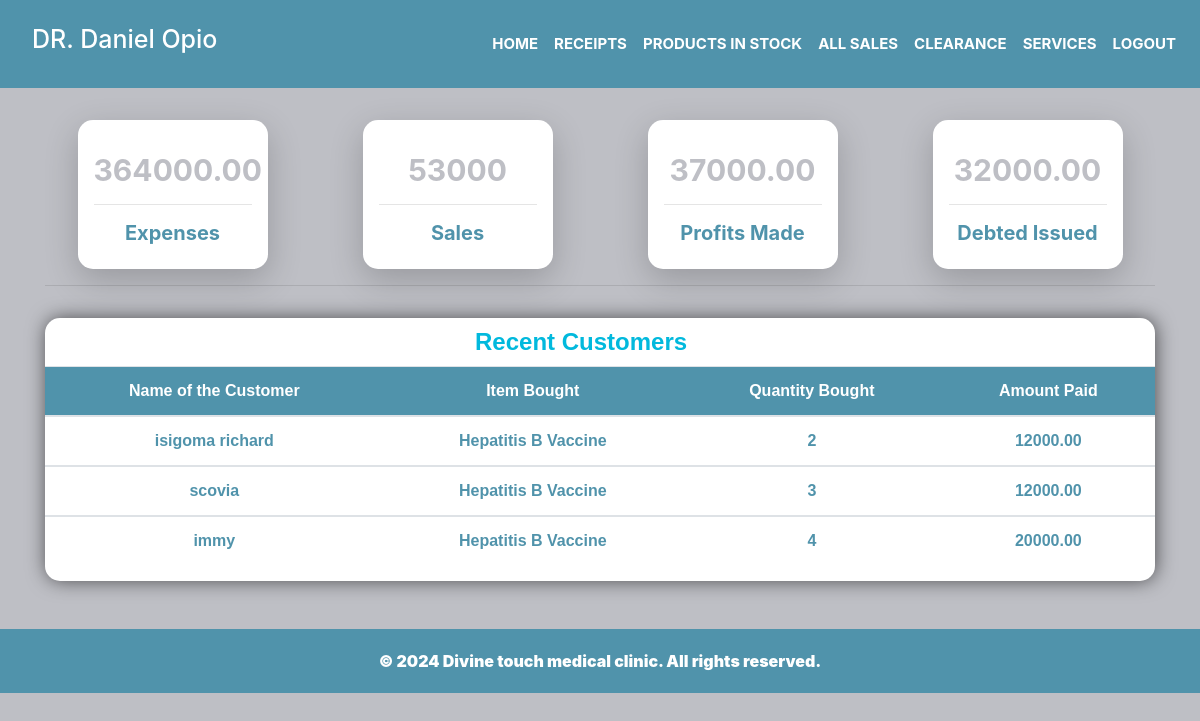
The app's page /home/ (signed in) with its own data.
### pharmacyapp/models.py (models this page shows, shortened)
class Salerecord(models.Model):
    name_of_the_item = models.ForeignKey(Divine, on_delete=models.CASCADE ,blank=True)
    payee = models.CharField(max_length=100 , null=True,blank=True)
    quantity_sold = models.IntegerField(default=0, null=True, blank=True)
    Selling_price= models.DecimalField(max_digits=10, decimal_places=2, default=0, null=True, blank=True)
    amount_received = models.DecimalField(max_digits=10, decimal_places=2, default=0, null=True, blank=True)
    date_of_sale = models.DateField(default=timezone.now,null=True,blank=True)
    unit_price = models.DecimalField(max_digits=10, decimal_places=2, default=0, null=True, blank=True)
    amount_due = models.DecimalField(max_digits=10, decimal_places=2, default=0, null=True, blank=True)
    def total_price(self):
        total_price = self.quantity_sold * self.Selling_price
        return total_price
    def change(self):
        change = self.total_price() - self.amount_received
        return change
    def profit(self):
        profit = self.total_price()-self.quantity_sold*self.unit_price
        return profit
    @classmethod
    def total_profits(cls):
        total_profits = 0
        for divine_instance in cls.objects.all():
            total_profits += divine_instance.profit()
        return total_profits
    @classmethod
    def total_debt(cls):
        total_debt = 0
        for salerecord_instance in cls.objects.all():
            total_debt += salerecord_instance.change()
        return total_debt

class Divine(models.Model):
    Category_item = models.ForeignKey(Category, on_delete=models.CASCADE)
    item_name = models.CharField(max_length=200, null=True, blank=True)
    quantity = models.IntegerField(default=0)
    unit_price = models.DecimalField(max_digits=10, decimal_places=2, default=0, null=True, blank=True)
    received_quantity = models.IntegerField(default=0, null=True, blank=True)
    issued_quantity = models.IntegerField(default=0, null=True, blank=True)
    date_of_stock = models.DateField(default=timezone.now, null=True, blank=True)
    def __str__(self):
        return self.item_name
    def expenses(self):
        return self.quantity * self.unit_price
    @classmethod
    def total_expenses(cls):
        total_expenses = 0
        for divine_instance in cls.objects.all():
            total_expenses += divine_instance.expenses()
        return total_expenses

### pharmacyapp/views.py (the view)
# urls.py: 2. Add a URL to urlpatterns:  path('', views.home, name='home')
@login_required
def home(request):
    recent_customers=Salerecord.objects.all()[:3]
    count_amountpaid = Salerecord.objects.aggregate(Sum('amount_received'))
    total_amountpaid=count_amountpaid.get('amount_received__sum',0)
    total_expenses = Divine.total_expenses()
    total_debt=Salerecord.total_debt()
    total_profits=Salerecord.total_profits()
    context={'recent_customers':recent_customers,'total_amountpaid':total_amountpaid,'total_expenses':total_expenses,'total_debt':total_debt,'total_profits':total_profits}
    return render(request,'pharmacyapp/home.html',context)

### pharmacyapp/templates/pharmacyapp/home.html (shortened to what this page needs)
{% extends 'pharmacyapp/base.html' %}
{% load static %}
{% block content %}
</head>
<body>
     <div class="container content">
        <div class="row">
        <div class="babies col-md-2 d-md-block ">
            <h2 class="text-center baby" > {{total_expenses}}</h2> <hr>
            <h5 class= "text-center" style="color:  #5093ab;" >
              <strong> Expenses</strong>
            </h5>
        </div>
        <div class="babies col-md-2 d-md-block ">
            <h2 class="text-center baby">{{total_amountpaid}}</h2> <hr>
            <h5 class= "text-center" style="color:  #5093ab;">
              <strong>Sales  </strong>
            </h5>
        </div>
        <div class="babies col-md-2 d-md-block ">
          <h2 class="text-center baby">{{ total_profits}}</h2> <hr>
          <h5 class= "text-center" style="color:  #5093ab;">
            <strong> Profits Made</strong>
          </h5>
      </div>
          <div class="babies col-md-2 d-md-block ">
            <h2 class="text-center baby">{{ total_debt}}</h2> <hr>
            <h5 class= "text-center" style="color:  #5093ab;">
              <strong>Debted Issued </strong>
            </h5>
        </div>
        </div>
        <hr>
    </div>
      <div class="container content">
      <div class="table-container">
        <caption class="caption-top text-center"><h4 style="margin-left:430px; color:#01b9dd; font-family:sans-serif; font-weight:bolder;  margin-top:10px;margin-bottom:10px;">Recent   Customers </h4></caption>
      <table  id="dataTable" class="table table-stripped table-hover">
          <thead  class="frame text-center" >
              <tr>
                 <th scope="col" class="project-h1">Name of the Customer</th>
                  <th scope="col" class="project-h1">Item Bought</th>
                  <th scope="col" class="project-h1">Quantity Bought</th>
                  <th scope="col" class="project-h1">Amount Paid </th>
              </tr>
          </thead>
          {% for customer in recent_customers %}
          <tbody>
              <tr style="font-family: sans-serif; text-align:center; font-weight:bolder; color:  #5093ab;">
                <td>{{customer.payee}}</td>
                <td>{{customer.name_of_the_item | title}}</td>
                  <td>{{customer.quantity_sold}}</td>
                  <td>{{customer.amount_received}}</td>
              </tr>
          </tbody>
          {% endfor %}
      </table>
      </div>
    </div>
    {% endblock %}

### pharmacyapp/templates/pharmacyapp/base.html (style rules this page uses)
body { background-color: #bebfc5; }

### pharmacyapp/templates/pharmacyapp/home.html (style rules this page uses)
.content { margin-top:2rem; }
.babies { display: grid; margin: auto; flex-direction: row; padding: 1rem; border-radius: 15px; background-color: white; box-shadow: 0 11px 34px 0 rgba(0, 0, 0, 0.2); }
.babies h2 { color: #BEBFC5 ; font-weight: 700; font-size: 30px; text-transform: uppercase; margin-top: 1rem; }
.frame th { background-color:#5093AB; color:white; }
.table-container { box-shadow: 1px 0px 20px -1px rgba(0,0,0,0.65); overflow-x: auto; max-width: 100%; border-radius: i5px; background-color: white; border-radius: 15px; font-family:sans-serif; }
body { margin: 0; padding: 0; background-color: #BEBFC5; }

### records on screen
Salerecord: payee "isigoma richard", name_of_the_item "Hepatitis B Vaccine", quantity_sold "2", amount_received "12000.00"
Salerecord: payee "scovia", name_of_the_item "Hepatitis B Vaccine", quantity_sold "3", amount_received "12000.00"
Salerecord: payee "immy", name_of_the_item "Hepatitis B Vaccine", quantity_sold "4", amount_received "20000.00"

### other values on screen
{{ total_expenses }} "364000.00"
{{ total_amountpaid }} "53000"
{{ total_profits }} "37000.00"
{{ total_debt }} "32000.00"
